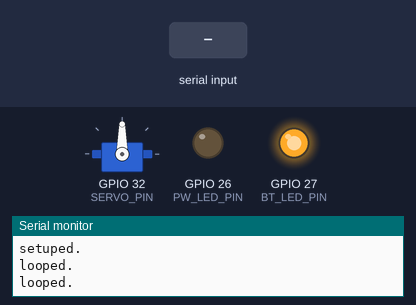
A sketch run on a simulated ESP32. On the bench: servo, output pins drawn as LEDs (lit = HIGH), the last lines printed to the serial monitor. Inputs (shaded band) come from the test bench. Nothing arrives over Bluetooth unless stated.

Above: at 2.8 s.
2.9 s: "op" received over the second serial link
At 5.1 s:
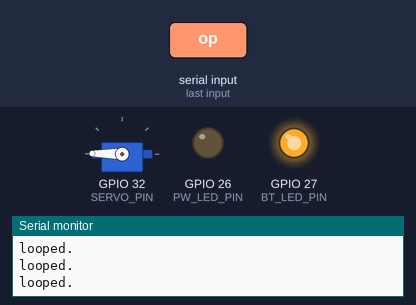
6.4 s: "cl" received over the second serial link
At 9.5 s:
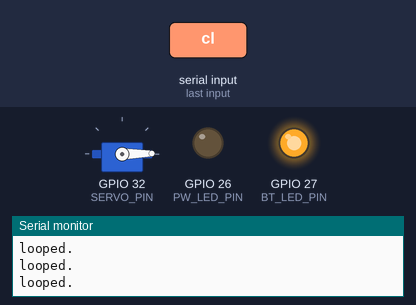
Timing chart, 0 to 11.0 s (numbered marks = the images above; inputs shaded):
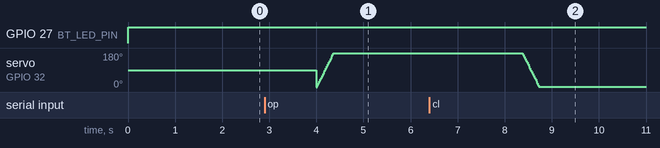

The sketch:

doorOpener.ino
```cpp
#include <ESP32Servo.h>
#include "BluetoothSerial.h"

#if !defined(CONFIG_BT_ENABLED) || !defined(CONFIG_BLUEDROID_ENABLED)
#error Bluetooth is not enabled! Please run `make menuconfig` to and enable it
#endif

// SG90 ServoMoter Setting
#define SERVO_MIN_US 500
#define SERVO_MAX_US 2400
#define SERVO_HERTZ 50
#define SERVO_PIN 32

#define BT_NAME "DoorMotor"
#define ACT_TIMER 5000
#define LOOP_CYCLE 1000
#define PW_LED_PIN 26
#define BT_LED_PIN 27

BluetoothSerial SerialBT;
Servo servo;
int pos = 0;
int servoTimer = 0;

void setup() {
  Serial.begin(115200);
  SerialBT.begin(BT_NAME);
  servo.setPeriodHertz(SERVO_HERTZ);
  servo.attach(SERVO_PIN, SERVO_MIN_US, SERVO_MAX_US);
  pinMode(PW_LED_PIN ,OUTPUT);
  pinMode(BT_LED_PIN ,OUTPUT);
  Serial.println("setuped.");
}

void loop() {

  String readBuf="";

  if (SerialBT.hasClient()) {
    setColorLed(BT_LED_PIN);
  } else {
    setColorLed(PW_LED_PIN);
  }

  if (SerialBT.available()) {

    // BlueToothからデータ読み込み
    readBuf = SerialBT.readString();

    // ドアオープン
    if ((readBuf.startsWith("op")) && (pos == 0)){
      setOpenPos();
    }

    // 初期位置に戻す
    if ((readBuf.startsWith("cl")) && (pos == 180)){
      setInitPos();
    }

    // アクションタイマー設定
    servoTimer = ACT_TIMER;

  } else {

    // 前回アクションから5秒経ったら初期位置に戻す
    if (servoTimer > 0){
      servoTimer -= LOOP_CYCLE;
    }
    if ((servoTimer == 0) && (pos == 180)){
      setInitPos();
    }

  }

  delay(LOOP_CYCLE);

  setColorLed(0);

  Serial.println("looped.");
}

void setOpenPos() {
  for (pos = 0; pos < 180; pos += 1) { // sweep from 0 degrees to 180 degrees
    servo.write(pos);
    delay(2);
  }
}

void setInitPos() {
  for (pos = 180; pos > 0; pos -= 1) { // sweep from 180 degrees to 0 degrees
    servo.write(pos);
    delay(2);
  }
}

void setColorLed(int ledPin) {
  if (ledPin == PW_LED_PIN) {
    digitalWrite(PW_LED_PIN,HIGH);
    digitalWrite(BT_LED_PIN,LOW);
  } else if (ledPin == BT_LED_PIN) {
    digitalWrite(PW_LED_PIN,LOW);
    digitalWrite(BT_LED_PIN,HIGH);
  } else {
    digitalWrite(PW_LED_PIN,LOW);
    digitalWrite(BT_LED_PIN,LOW);
  }
}
```
